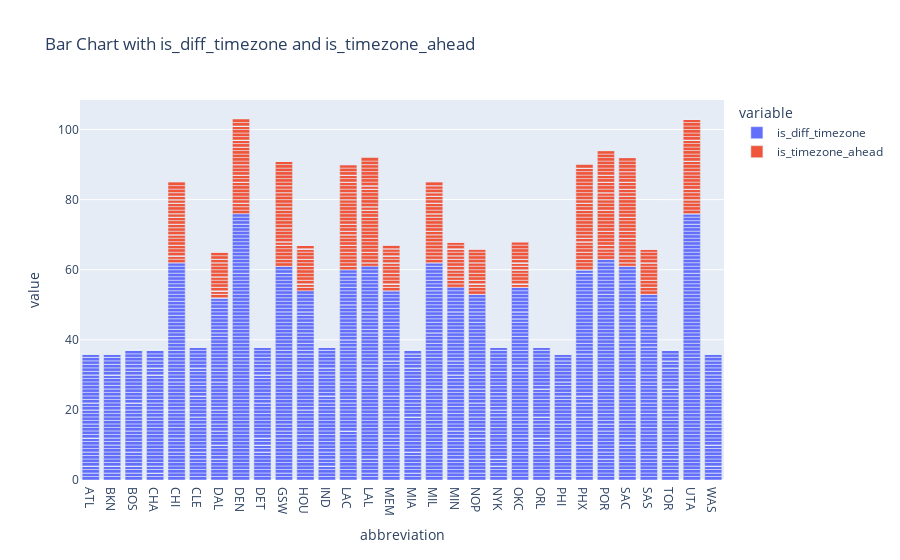

Notebook source saved alongside this figure:
### Code cell
# Create a bar chart with Plotly
fig = px.bar(df, x='abbreviation', y=['is_diff_timezone', 'is_timezone_ahead'], title='Bar Chart with is_diff_timezone and is_timezone_ahead')
fig.show()

### Figure 1 — Plotly figure (JSON) as saved in the notebook; plotly's stock layout.template omitted (floating-point values rounded to 4 significant figures; data arrays with more than 128 entries replaced by an {"elided": "..."} marker saying what was removed)
{"data": [{"alignmentgroup": "True", "hovertemplate": "variable=is_diff_timezone<br>abbreviation=%{x}<br>value=%{y}<extra></extra>", "legendgroup": "is_diff_timezone", "marker": {"color": "#636efa", "pattern": {"shape": ""}}, "name": "is_diff_timezone", "offsetgroup": "is_diff_timezone", "orientation": "v", "showlegend": true, "textposition": "auto", "type": "bar", "x": {"elided": "2400 str values"}, "xaxis": "x", "y": {"elided": "2400 int values"}, "yaxis": "y"}, {"alignmentgroup": "True", "hovertemplate": "variable=is_timezone_ahead<br>abbreviation=%{x}<br>value=%{y}<extra></extra>", "legendgroup": "is_timezone_ahead", "marker": {"color": "#EF553B", "pattern": {"shape": ""}}, "name": "is_timezone_ahead", "offsetgroup": "is_timezone_ahead", "orientation": "v", "showlegend": true, "textposition": "auto", "type": "bar", "x": {"elided": "2400 str values"}, "xaxis": "x", "y": {"elided": "2400 int values"}, "yaxis": "y"}], "layout": {"barmode": "relative", "legend": {"title": {"text": "variable"}, "tracegroupgap": 0}, "title": {"text": "Bar Chart with is_diff_timezone and is_timezone_ahead"}, "xaxis": {"anchor": "y", "domain": [0, 1], "title": {"text": "abbreviation"}}, "yaxis": {"anchor": "x", "domain": [0, 1], "title": {"text": "value"}}}}
